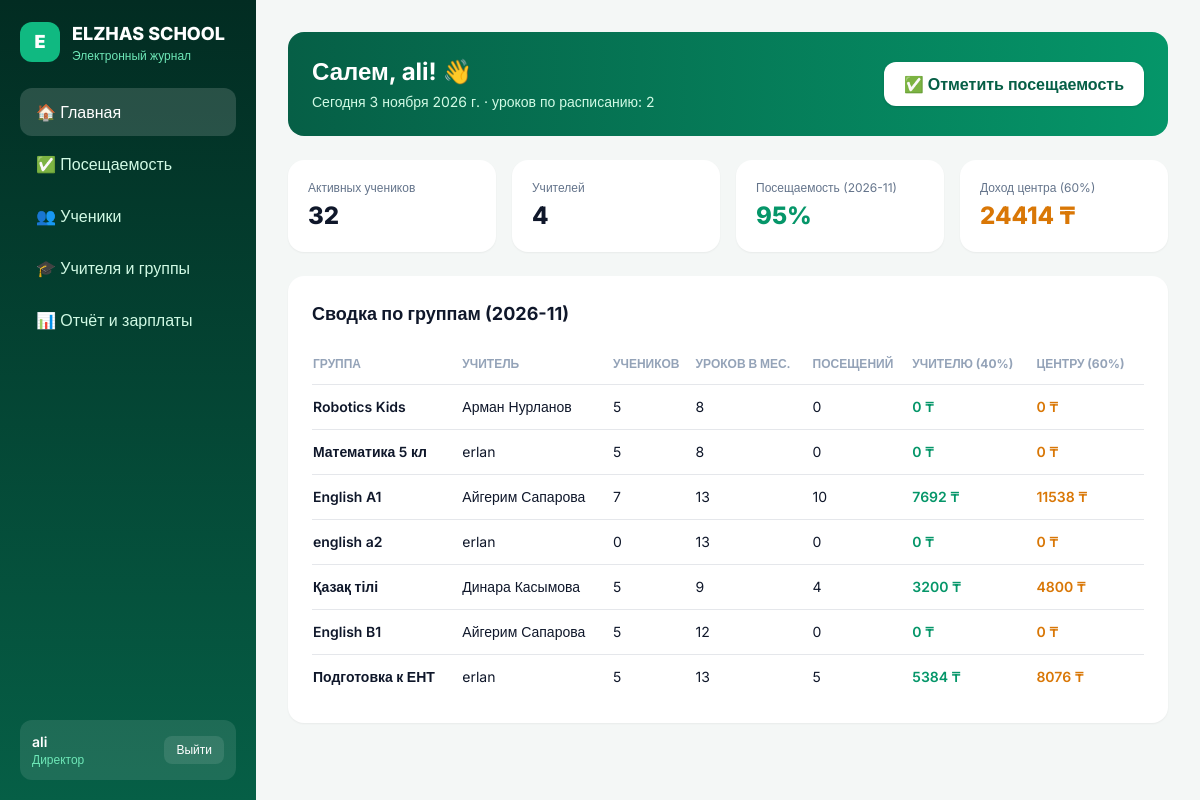
The app's page / (signed in) with its own data.
### journal/models.py (models this page shows, shortened)
class Group(models.Model):
    name = models.CharField("Название", max_length=100)
    teacher = models.ForeignKey(
        Teacher,
        on_delete=models.PROTECT,      # нельзя удалить учителя, пока у него есть группы
        related_name="groups",
        verbose_name="Учитель",
    )
    monthly_fee = models.PositiveIntegerField("Абонемент в месяц, ₸")
    default_lessons = models.PositiveSmallIntegerField(
        "Уроков в месяц (по умолчанию)",
        default=12,
        validators=[MinValueValidator(1)],
    )
    lesson_time = models.TimeField("Время урока")
    mon = models.BooleanField("Пн", default=False)
    tue = models.BooleanField("Вт", default=False)
    wed = models.BooleanField("Ср", default=False)
    thu = models.BooleanField("Чт", default=False)
    fri = models.BooleanField("Пт", default=False)
    sat = models.BooleanField("Сб", default=False)
    sun = models.BooleanField("Вс", default=False)
    class Meta:
        verbose_name = "Группа"
        verbose_name_plural = "Группы"
        ordering = ["lesson_time", "name"]
    def weekdays(self):
        flags = [self.mon, self.tue, self.wed, self.thu, self.fri, self.sat, self.sun]
        return [i for i, on in enumerate(flags) if on]
    def has_lesson_on(self, day):
        return day.weekday() in self.weekdays()
    def lessons_in_month(self, month: str) -> int:
        custom = self.month_lessons.filter(month=month).first()
        if custom:
            return custom.lessons
        active_days = set(self.weekdays())  # например, {0, 2, 4} для Пн, Ср, Пт
        if not active_days:
            return self.default_lessons
        year, mon = map(int, month.split("-"))
        _, days_in_month = calendar.monthrange(year, mon)
        count = sum(
            1 for day in range(1, days_in_month + 1)
            if calendar.weekday(year, mon, day) in active_days
        )
        return count or self.default_lessons

class Teacher(models.Model):
    user = models.OneToOneField(
        settings.AUTH_USER_MODEL,
        on_delete=models.CASCADE,      # удалили аккаунт → удалился учитель
        related_name="teacher",
        verbose_name="Аккаунт",
    )
    full_name = models.CharField("ФИО", max_length=150)
    subject = models.CharField("Предмет", max_length=100)
    phone = models.CharField("Телефон", max_length=20, blank=True)
    class Meta:
        verbose_name = "Учитель"
        verbose_name_plural = "Учителя"
        ordering = ["full_name"]

### journal/views.py (the view)
# urls.py: path('', views.dashboard, name='dashboard'),
@login_required
def dashboard(request):
    month = request.GET.get("month") or current_month_str()
    groups = user_groups(request.user)
    students = Student.objects.filter(group__in=groups, is_active=True)
    reports = [group_month_report(g, month) for g in groups]
    total_revenue = sum(r["revenue"] for r in reports)
    teacher_share = sum(r["teacher_share"] for r in reports)
    center_share = sum(r["center_share"] for r in reports)
    year, mon = map(int, month.split("-"))
    att_qs = Attendance.objects.filter(
        student__in=students, date__year=year, date__month=mon
    )
    total_marks = att_qs.count()
    present_marks = att_qs.filter(status=Attendance.Status.PRESENT).count()
    att_rate = round(present_marks / total_marks * 100) if total_marks else 0
    today = date.today()
    todays_groups = [g for g in groups if g.has_lesson_on(today)]
    context = {
        "page": "dashboard",
        "month": month,
        "today": today,
        "is_admin": request.user.is_superuser or request.user.is_staff,
        "students_count": students.count(),
        "teachers_count": Teacher.objects.count(),
        "groups_count": groups.count(),
        "att_rate": att_rate,
        "total_revenue": total_revenue,
        "teacher_share": teacher_share,
        "center_share": center_share,
        "todays_groups": todays_groups,
        "reports": reports,
    }
    return render(request, "journal/dashboard.html", context)

### journal/services.py (called while the page is built)
def current_month_str() -> str:
    today = date.today()
    return f"{today.year:04d}-{today.month:02d}"

def user_groups(user):
    if user.is_superuser or user.is_staff:
        return Group.objects.select_related("teacher").all()
    if hasattr(user, "teacher"):
        return Group.objects.select_related("teacher").filter(teacher=user.teacher)
    return Group.objects.none()

def group_month_report(group: Group, month: str) -> dict:
    students = group.students.filter(is_active=True)
    lessons_norm = group.lessons_in_month(month)
    total_visits = 0
    revenue = 0
    for s in students:
        st = student_month_stats(s, month)
        total_visits += st["present"]
        revenue += st["paid_amount"]
    t_pct = getattr(settings, "TEACHER_PERCENT", 40)
    c_pct = getattr(settings, "CENTER_PERCENT", 60)
    teacher_share = round(revenue * t_pct / 100)
    center_share = round(revenue * c_pct / 100)
    return {
        "group": group,
        "students_count": students.count(),
        "lessons_norm": lessons_norm,
        "visits": total_visits,
        "revenue": revenue,
        "teacher_share": teacher_share,
        "center_share": center_share,
    }

### templates/journal/dashboard.html (shortened to what this page needs)
{% extends "base.html" %}
{% block content %}
<div class="bg-gradient-to-r from-emerald-800 to-emerald-600 text-white rounded-2xl p-6 flex flex-wrap items-center justify-between gap-4 mb-6">
  <div>
    <h1 class="text-2xl font-bold">Салем, {{ user.username }}! 👋</h1>
    <p class="text-emerald-100 text-sm mt-1">Сегодня {{ today }} · уроков по расписанию: {{ todays_groups|length }}</p>
  </div>
  <a href="{% url 'attendance' %}" class="bg-white text-emerald-800 font-semibold px-5 py-2.5 rounded-xl shadow hover:bg-emerald-50">
    ✅ Отметить посещаемость
  </a>
</div>
<div class="grid grid-cols-2 lg:grid-cols-4 gap-4 mb-6">
  <div class="bg-white rounded-2xl p-5 shadow-sm">
    <div class="text-xs text-slate-500">Активных учеников</div>
    <div class="text-2xl font-extrabold mt-1">{{ students_count }}</div>
  </div>
  <div class="bg-white rounded-2xl p-5 shadow-sm">
    <div class="text-xs text-slate-500">{% if is_admin %}Учителей{% else %}Моих групп{% endif %}</div>
    <div class="text-2xl font-extrabold mt-1">{% if is_admin %}{{ teachers_count }}{% else %}{{ groups_count }}{% endif %}</div>
  </div>
  <div class="bg-white rounded-2xl p-5 shadow-sm">
    <div class="text-xs text-slate-500">Посещаемость ({{ month }})</div>
    <div class="text-2xl font-extrabold text-emerald-600 mt-1">{{ att_rate }}%</div>
  </div>
  <div class="bg-white rounded-2xl p-5 shadow-sm">
    <div class="text-xs text-slate-500">{% if is_admin %}Доход центра (60%){% else %}Моя зарплата (40%){% endif %}</div>
    <div class="text-2xl font-extrabold text-amber-600 mt-1">
      {% if is_admin %}{{ center_share }}{% else %}{{ teacher_share }}{% endif %} ₸
    </div>
  </div>
</div>
<div class="bg-white rounded-2xl p-6 shadow-sm">
  <h2 class="font-bold text-lg mb-4">Сводка по группам ({{ month }})</h2>
  <div class="overflow-x-auto">
    <table class="w-full text-sm text-left">
      <thead class="text-xs uppercase text-slate-400 border-b">
        <tr>
          <th class="py-3">Группа</th>
          <th class="py-3">Учитель</th>
          <th class="py-3">Учеников</th>
          <th class="py-3">Уроков в мес.</th>
          <th class="py-3">Посещений</th>
          <th class="py-3">Учителю (40%)</th>
          {% if is_admin %}<th class="py-3">Центру (60%)</th>{% endif %}
        </tr>
      </thead>
      <tbody class="divide-y">
        {% for r in reports %}
        <tr>
          <td class="py-3 font-semibold">{{ r.group.name }}</td>
          <td class="py-3">{{ r.group.teacher.full_name }}</td>
          <td class="py-3">{{ r.students_count }}</td>
          <td class="py-3">{{ r.lessons_norm }}</td>
          <td class="py-3">{{ r.visits }}</td>
          <td class="py-3 font-semibold text-emerald-600">{{ r.teacher_share }} ₸</td>
          {% if is_admin %}<td class="py-3 font-semibold text-amber-600">{{ r.center_share }} ₸</td>{% endif %}
        </tr>
        {% empty %}
        <tr><td colspan="7" class="py-6 text-center text-slate-400">Групп пока нет</td></tr>
        {% endfor %}
      </tbody>
    </table>
  </div>
</div>
{% endblock %}

### templates/base.html (shortened to what this page needs)
<!DOCTYPE html>
<html lang="ru">
<head>
  <script src="https://cdn.tailwindcss.com"></script>
</head>
<body class="text-slate-900 min-h-screen flex flex-col md:flex-row">
  <aside class="hidden md:flex md:w-64 bg-gradient-to-b from-emerald-950 to-emerald-800 text-emerald-100 flex-col p-5 sticky top-0 h-screen">
    <div class="flex items-center gap-3 text-white font-extrabold text-lg pb-6">
      <div class="w-10 h-10 rounded-xl bg-emerald-500 flex items-center justify-center text-white font-black">E</div>
      <div>ELZHAS SCHOOL<span class="block text-xs font-normal text-emerald-300">Электронный журнал</span></div>
    </div>
    <nav class="space-y-1 flex-1">
      <a href="{% url 'dashboard' %}" class="flex items-center gap-3 px-4 py-3 rounded-xl font-medium {% if page == 'dashboard' %}bg-white/15 text-white{% else %}hover:bg-white/10{% endif %}">
        🏠 Главная
      </a>
      <a href="{% url 'attendance' %}" class="flex items-center gap-3 px-4 py-3 rounded-xl font-medium {% if page == 'attendance' %}bg-white/15 text-white{% else %}hover:bg-white/10{% endif %}">
        ✅ Посещаемость
      </a>
      <a href="{% url 'students' %}" class="flex items-center gap-3 px-4 py-3 rounded-xl font-medium {% if page == 'students' %}bg-white/15 text-white{% else %}hover:bg-white/10{% endif %}">
        👥 Ученики
      </a>
      {% if user.is_superuser or user.is_staff %}
      <a href="{% url 'teachers' %}" class="flex items-center gap-3 px-4 py-3 rounded-xl font-medium {% if page == 'teachers' %}bg-white/15 text-white{% else %}hover:bg-white/10{% endif %}">
        🎓 Учителя и группы
      </a>
      {% endif %}
      <a href="{% url 'report' %}" class="flex items-center gap-3 px-4 py-3 rounded-xl font-medium {% if page == 'report' %}bg-white/15 text-white{% else %}hover:bg-white/10{% endif %}">
        📊 Отчёт и зарплаты
      </a>
    </nav>
    <div class="bg-white/10 rounded-xl p-3 flex items-center justify-between">
      <div class="truncate">
        <div class="text-white font-semibold text-sm truncate">{{ user.username }}</div>
        <div class="text-xs text-emerald-300">{% if user.is_superuser or user.is_staff %}Директор{% else %}Учитель{% endif %}</div>
      </div>
      <form method="post" action="{% url 'logout' %}">
        <button type="submit" class="text-xs bg-white/10 hover:bg-white/20 text-white px-3 py-1.5 rounded-lg">Выйти</button>
      </form>
    </div>
  </aside>
  <main class="flex-1 p-4 md:p-8 pb-24 md:pb-8 max-w-6xl w-full mx-auto">
    {% block content %}{% endblock %}
  </main>
</body>
</html>

### templates/base.html (style rules this page uses)
body { font-family: 'Inter', sans-serif; background: #f4f7f6; }

### records on screen
Group: group.name "Robotics Kids", group.teacher.full_name "Арман Нурланов", students_count "5", lessons_norm "8", visits "0", teacher_share "0", center_share "0"
Group: group.name "Математика 5 кл", group.teacher.full_name "erlan", students_count "5", lessons_norm "8", visits "0", teacher_share "0", center_share "0"
Group: group.name "English A1", group.teacher.full_name "Айгерим Сапарова", students_count "7", lessons_norm "13", visits "10", teacher_share "7692", center_share "11538"
Group: group.name "english a2", group.teacher.full_name "erlan", students_count "0", lessons_norm "13", visits "0", teacher_share "0", center_share "0"
Group: group.name "Қазақ тілі", group.teacher.full_name "Динара Касымова", students_count "5", lessons_norm "9", visits "4", teacher_share "3200", center_share "4800"
Group: group.name "English B1", group.teacher.full_name "Айгерим Сапарова", students_count "5", lessons_norm "12", visits "0", teacher_share "0", center_share "0"
Group: group.name "Подготовка к ЕНТ", group.teacher.full_name "erlan", students_count "5", lessons_norm "13", visits "5", teacher_share "5384", center_share "8076"

### other values on screen
{{ user.username }} "ali"
{{ todays_groups|length }} "2"
{{ students_count }} "32"
{{ teachers_count }} "4"
{{ month }} "2026-11"
{{ att_rate }} "95"
{{ center_share }} "24414"
